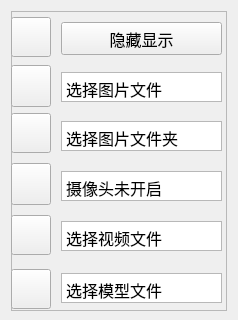
         <widget class="QWidget" name="Sidebar" native="true">
          <property name="styleSheet">
           <string notr="true"/>
          </property>
          <layout class="QVBoxLayout" name="verticalLayout_3" stretch="0">
           <property name="sizeConstraint">
            <enum>QLayout::SetDefaultConstraint</enum>
           </property>
           <property name="bottomMargin">
            <number>9</number>
           </property>
           <item>
            <widget class="QFrame" name="frame">
             <property name="minimumSize">
              <size>
               <width>216</width>
               <height>300</height>
              </size>
             </property>
             <property name="frameShape">
              <enum>QFrame::StyledPanel</enum>
             </property>
             <property name="frameShadow">
              <enum>QFrame::Raised</enum>
             </property>
             <widget class="QToolButton" name="toolButton_camera">
              <property name="geometry">
               <rect>
                <x>0</x>
                <y>152</y>
                <width>40</width>
                <height>42</height>
               </rect>
              </property>
              <property name="minimumSize">
               <size>
                <width>40</width>
                <height>40</height>
               </size>
              </property>
              <property name="maximumSize">
               <size>
                <width>45</width>
                <height>45</height>
               </size>
              </property>
              <property name="cursor">
               <cursorShape>PointingHandCursor</cursorShape>
              </property>
              <property name="toolTip">
               <string>开启摄像头</string>
              </property>
              <property name="autoFillBackground">
               <bool>false</bool>
              </property>
              <property name="text">
               <string/>
              </property>
              <property name="icon">
               <iconset resource="RecSystem.qrc">
                <normaloff>:/images/icons/g1.png</normaloff>:/images/icons/g1.png</iconset>
              </property>
              <property name="iconSize">
               <size>
                <width>50</width>
                <height>39</height>
               </size>
              </property>
              <property name="popupMode">
               <enum>QToolButton::DelayedPopup</enum>
              </property>
              <property name="toolButtonStyle">
               <enum>Qt::ToolButtonTextUnderIcon</enum>
              </property>
              <property name="autoRaise">
               <bool>false</bool>
              </property>
              <property name="arrowType">
               <enum>Qt::NoArrow</enum>
              </property>
             </widget>
             <widget class="QTextEdit" name="textEdit_camera">
              <property name="geometry">
               <rect>
                <x>50</x>
                <y>160</y>
                <width>161</width>
                <height>30</height>
               </rect>
              </property>
              <property name="sizePolicy">
               <sizepolicy hsizetype="Fixed" vsizetype="Fixed">
                <horstretch>0</horstretch>
                <verstretch>0</verstretch>
               </sizepolicy>
              </property>
              <property name="minimumSize">
               <size>
                <width>150</width>
                <height>30</height>
               </size>
              </property>
              <property name="maximumSize">
               <size>
                <width>280</width>
                <height>40</height>
               </size>
              </property>
              <property name="font">
               <font>
                <family>12pt 华为仿宋</family>
                <pointsize>12</pointsize>
                <italic>false</italic>
                <bold>false</bold>
               </font>
              </property>
              <property name="verticalScrollBarPolicy">
               <enum>Qt::ScrollBarAlwaysOff</enum>
              </property>
              <property name="horizontalScrollBarPolicy">
               <enum>Qt::ScrollBarAsNeeded</enum>
              </property>
              <property name="lineWrapMode">
               <enum>QTextEdit::NoWrap</enum>
              </property>
              <property name="readOnly">
               <bool>true</bool>
              </property>
              <property name="html">
               <string>&lt;!DOCTYPE HTML PUBLIC &quot;-//W3C//DTD HTML 4.0//EN&quot; &quot;http://www.w3.org/TR/REC-html40/strict.dtd&quot;&gt;
&lt;html&gt;&lt;head&gt;&lt;meta name=&quot;qrichtext&quot; content=&quot;1&quot; /&gt;&lt;meta charset=&quot;utf-8&quot; /&gt;&lt;style type=&quot;text/css&quot;&gt;
p, li { white-space: pre-wrap; }
hr { height: 1px; border-width: 0; }
li.unchecked::marker { content: &quot;\2610&quot;; }
li.checked::marker { content: &quot;\2612&quot;; }
&lt;/style&gt;&lt;/head&gt;&lt;body style=&quot; font-family:'12pt 华为仿宋'; font-size:12pt; font-weight:400; font-style:normal;&quot;&gt;
&lt;p style=&quot; margin-top:0px; margin-bottom:0px; margin-left:0px; margin-right:0px; -qt-block-indent:0; text-indent:0px;&quot;&gt;&lt;span style=&quot; font-family:'Adobe Devanagari';&quot;&gt;摄像头未开启&lt;/span&gt;&lt;/p&gt;&lt;/body&gt;&lt;/html&gt;</string>
              </property>
             </widget>
             <widget class="QToolButton" name="toolButton_file">
              <property name="geometry">
               <rect>
                <x>0</x>
                <y>54</y>
                <width>40</width>
                <height>42</height>
               </rect>
              </property>
              <property name="minimumSize">
               <size>
                <width>40</width>
                <height>40</height>
               </size>
              </property>
              <property name="maximumSize">
               <size>
                <width>45</width>
                <height>45</height>
               </size>
              </property>
              <property name="cursor">
               <cursorShape>PointingHandCursor</cursorShape>
              </property>
              <property name="toolTip">
               <string>选择图片</string>
              </property>
              <property name="autoFillBackground">
               <bool>false</bool>
              </property>
              <property name="text">
               <string/>
              </property>
              <property name="icon">
               <iconset resource="RecSystem.qrc">
                <normaloff>:/images/icons/recovery.png</normaloff>:/images/icons/recovery.png</iconset>
              </property>
              <property name="iconSize">
               <size>
                <width>50</width>
                <height>40</height>
               </size>
              </property>
              <property name="popupMode">
               <enum>QToolButton::DelayedPopup</enum>
              </property>
              <property name="toolButtonStyle">
               <enum>Qt::ToolButtonTextUnderIcon</enum>
              </property>
              <property name="autoRaise">
               <bool>false</bool>
              </property>
              <property name="arrowType">
               <enum>Qt::NoArrow</enum>
              </property>
             </widget>
             <widget class="QTextEdit" name="textEdit_image">
              <property name="geometry">
               <rect>
                <x>50</x>
                <y>61</y>
                <width>161</width>
                <height>30</height>
               </rect>
              </property>
              <property name="sizePolicy">
               <sizepolicy hsizetype="Fixed" vsizetype="Fixed">
                <horstretch>0</horstretch>
                <verstretch>0</verstretch>
               </sizepolicy>
              </property>
              <property name="minimumSize">
               <size>
                <width>150</width>
                <height>30</height>
               </size>
              </property>
              <property name="maximumSize">
               <size>
                <width>280</width>
                <height>40</height>
               </size>
              </property>
              <property name="font">
               <font>
                <family>12pt 华为仿宋</family>
                <pointsize>12</pointsize>
                <italic>false</italic>
                <bold>false</bold>
               </font>
              </property>
              <property name="layoutDirection">
               <enum>Qt::LeftToRight</enum>
              </property>
              <property name="verticalScrollBarPolicy">
               <enum>Qt::ScrollBarAlwaysOff</enum>
              </property>
              <property name="horizontalScrollBarPolicy">
               <enum>Qt::ScrollBarAsNeeded</enum>
              </property>
              <property name="lineWrapMode">
               <enum>QTextEdit::NoWrap</enum>
              </property>
              <property name="readOnly">
               <bool>true</bool>
              </property>
              <property name="html">
               <string>&lt;!DOCTYPE HTML PUBLIC &quot;-//W3C//DTD HTML 4.0//EN&quot; &quot;http://www.w3.org/TR/REC-html40/strict.dtd&quot;&gt;
&lt;html&gt;&lt;head&gt;&lt;meta name=&quot;qrichtext&quot; content=&quot;1&quot; /&gt;&lt;meta charset=&quot;utf-8&quot; /&gt;&lt;style type=&quot;text/css&quot;&gt;
p, li { white-space: pre-wrap; }
hr { height: 1px; border-width: 0; }
li.unchecked::marker { content: &quot;\2610&quot;; }
li.checked::marker { content: &quot;\2612&quot;; }
&lt;/style&gt;&lt;/head&gt;&lt;body style=&quot; font-family:'12pt 华为仿宋'; font-size:12pt; font-weight:400; font-style:normal;&quot;&gt;
&lt;p style=&quot; margin-top:0px; margin-bottom:0px; margin-left:0px; margin-right:0px; -qt-block-indent:0; text-indent:0px;&quot;&gt;&lt;span style=&quot; font-family:'Adobe Devanagari';&quot;&gt;选择图片文件&lt;/span&gt;&lt;/p&gt;&lt;/body&gt;&lt;/html&gt;</string>
              </property>
             </widget>
             <widget class="QToolButton" name="toolButton_model">
              <property name="geometry">
               <rect>
                <x>0</x>
                <y>258</y>
                <width>40</width>
                <height>40</height>
               </rect>
              </property>
              <property name="minimumSize">
               <size>
                <width>40</width>
                <height>40</height>
               </size>
              </property>
              <property name="maximumSize">
               <size>
                <width>45</width>
                <height>45</height>
               </size>
              </property>
              <property name="cursor">
               <cursorShape>PointingHandCursor</cursorShape>
              </property>
              <property name="toolTip">
               <string>使用默认模型</string>
              </property>
              <property name="autoFillBackground">
               <bool>false</bool>
              </property>
              <property name="text">
               <string/>
              </property>
              <property name="icon">
               <iconset resource="RecSystem.qrc">
                <normaloff>:/images/icons/model.png</normaloff>:/images/icons/model.png</iconset>
              </property>
              <property name="iconSize">
               <size>
                <width>40</width>
                <height>39</height>
               </size>
              </property>
              <property name="popupMode">
               <enum>QToolButton::DelayedPopup</enum>
              </property>
              <property name="toolButtonStyle">
               <enum>Qt::ToolButtonTextUnderIcon</enum>
              </property>
              <property name="autoRaise">
               <bool>false</bool>
              </property>
              <property name="arrowType">
               <enum>Qt::NoArrow</enum>
              </property>
             </widget>
             <widget class="QTextEdit" name="textEdit_model">
              <property name="geometry">
               <rect>
                <x>50</x>
                <y>262</y>
                <width>161</width>
                <height>30</height>
               </rect>
              </property>
              <property name="sizePolicy">
               <sizepolicy hsizetype="Fixed" vsizetype="Fixed">
                <horstretch>0</horstretch>
                <verstretch>0</verstretch>
               </sizepolicy>
              </property>
              <property name="minimumSize">
               <size>
                <width>150</width>
                <height>30</height>
               </size>
              </property>
              <property name="maximumSize">
               <size>
                <width>280</width>
                <height>40</height>
               </size>
              </property>
              <property name="font">
               <font>
                <family>12pt 华为仿宋</family>
                <pointsize>12</pointsize>
                <italic>false</italic>
                <bold>false</bold>
               </font>
              </property>
              <property name="verticalScrollBarPolicy">
               <enum>Qt::ScrollBarAlwaysOff</enum>
              </property>
              <property name="horizontalScrollBarPolicy">
               <enum>Qt::ScrollBarAsNeeded</enum>
              </property>
              <property name="lineWrapMode">
               <enum>QTextEdit::NoWrap</enum>
              </property>
              <property name="readOnly">
               <bool>true</bool>
              </property>
              <property name="html">
               <string>&lt;!DOCTYPE HTML PUBLIC &quot;-//W3C//DTD HTML 4.0//EN&quot; &quot;http://www.w3.org/TR/REC-html40/strict.dtd&quot;&gt;
&lt;html&gt;&lt;head&gt;&lt;meta name=&quot;qrichtext&quot; content=&quot;1&quot; /&gt;&lt;meta charset=&quot;utf-8&quot; /&gt;&lt;style type=&quot;text/css&quot;&gt;
p, li { white-space: pre-wrap; }
hr { height: 1px; border-width: 0; }
li.unchecked::marker { content: &quot;\2610&quot;; }
li.checked::marker { content: &quot;\2612&quot;; }
&lt;/style&gt;&lt;/head&gt;&lt;body style=&quot; font-family:'12pt 华为仿宋'; font-size:12pt; font-weight:400; font-style:normal;&quot;&gt;
&lt;p style=&quot; margin-top:0px; margin-bottom:0px; margin-left:0px; margin-right:0px; -qt-block-indent:0; text-indent:0px;&quot;&gt;&lt;span style=&quot; font-family:'Adobe Devanagari';&quot;&gt;选择模型文件&lt;/span&gt;&lt;/p&gt;&lt;/body&gt;&lt;/html&gt;</string>
              </property>
             </widget>
             <widget class="QToolButton" name="toolButton_folder">
              <property name="geometry">
               <rect>
                <x>0</x>
                <y>102</y>
                <width>40</width>
                <height>40</height>
               </rect>
              </property>
              <property name="minimumSize">
               <size>
                <width>40</width>
                <height>40</height>
               </size>
              </property>
              <property name="maximumSize">
               <size>
                <width>45</width>
                <height>45</height>
               </size>
              </property>
              <property name="cursor">
               <cursorShape>PointingHandCursor</cursorShape>
              </property>
              <property name="toolTip">
               <string>选择图片文件夹</string>
              </property>
              <property name="autoFillBackground">
               <bool>false</bool>
              </property>
              <property name="text">
               <string/>
              </property>
              <property name="icon">
               <iconset resource="RecSystem.qrc">
                <normaloff>:/images/icons/folder.png</normaloff>:/images/icons/folder.png</iconset>
              </property>
              <property name="iconSize">
               <size>
                <width>50</width>
                <height>39</height>
               </size>
              </property>
              <property name="popupMode">
               <enum>QToolButton::DelayedPopup</enum>
              </property>
              <property name="toolButtonStyle">
               <enum>Qt::ToolButtonTextUnderIcon</enum>
              </property>
              <property name="autoRaise">
               <bool>false</bool>
              </property>
              <property name="arrowType">
               <enum>Qt::NoArrow</enum>
              </property>
             </widget>
             <widget class="QTextEdit" name="textEdit_imgFolder">
              <property name="geometry">
               <rect>
                <x>50</x>
                <y>110</y>
                <width>161</width>
                <height>30</height>
               </rect>
              </property>
              <property name="sizePolicy">
               <sizepolicy hsizetype="Fixed" vsizetype="Fixed">
                <horstretch>0</horstretch>
                <verstretch>0</verstretch>
               </sizepolicy>
              </property>
              <property name="minimumSize">
               <size>
                <width>150</width>
                <height>30</height>
               </size>
              </property>
              <property name="maximumSize">
               <size>
                <width>280</width>
                <height>40</height>
               </size>
              </property>
              <property name="font">
               <font>
                <family>12pt 华为仿宋</family>
                <pointsize>12</pointsize>
                <italic>false</italic>
                <bold>false</bold>
               </font>
              </property>
              <property name="layoutDirection">
               <enum>Qt::LeftToRight</enum>
              </property>
              <property name="verticalScrollBarPolicy">
               <enum>Qt::ScrollBarAlwaysOff</enum>
              </property>
              <property name="horizontalScrollBarPolicy">
               <enum>Qt::ScrollBarAsNeeded</enum>
              </property>
              <property name="lineWrapMode">
               <enum>QTextEdit::NoWrap</enum>
              </property>
              <property name="readOnly">
               <bool>true</bool>
              </property>
              <property name="html">
               <string>&lt;!DOCTYPE HTML PUBLIC &quot;-//W3C//DTD HTML 4.0//EN&quot; &quot;http://www.w3.org/TR/REC-html40/strict.dtd&quot;&gt;
&lt;html&gt;&lt;head&gt;&lt;meta name=&quot;qrichtext&quot; content=&quot;1&quot; /&gt;&lt;meta charset=&quot;utf-8&quot; /&gt;&lt;style type=&quot;text/css&quot;&gt;
p, li { white-space: pre-wrap; }
hr { height: 1px; border-width: 0; }
li.unchecked::marker { content: &quot;\2610&quot;; }
li.checked::marker { content: &quot;\2612&quot;; }
&lt;/style&gt;&lt;/head&gt;&lt;body style=&quot; font-family:'12pt 华为仿宋'; font-size:12pt; font-weight:400; font-style:normal;&quot;&gt;
&lt;p style=&quot; margin-top:0px; margin-bottom:0px; margin-left:0px; margin-right:0px; -qt-block-indent:0; text-indent:0px;&quot;&gt;&lt;span style=&quot; font-family:'Adobe Devanagari';&quot;&gt;选择图片文件夹&lt;/span&gt;&lt;/p&gt;&lt;/body&gt;&lt;/html&gt;</string>
              </property>
             </widget>
             <widget class="QToolButton" name="toolButton_video">
              <property name="geometry">
               <rect>
                <x>0</x>
                <y>204</y>
                <width>40</width>
                <height>40</height>
               </rect>
              </property>
              <property name="minimumSize">
               <size>
                <width>40</width>
                <height>40</height>
               </size>
              </property>
              <property name="maximumSize">
               <size>
                <width>45</width>
                <height>45</height>
               </size>
              </property>
              <property name="cursor">
               <cursorShape>PointingHandCursor</cursorShape>
              </property>
              <property name="toolTip">
               <string>选择视频</string>
              </property>
              <property name="autoFillBackground">
               <bool>false</bool>
              </property>
              <property name="text">
               <string/>
              </property>
              <property name="icon">
               <iconset resource="RecSystem.qrc">
                <normaloff>:/images/icons/video.png</normaloff>:/images/icons/video.png</iconset>
              </property>
              <property name="iconSize">
               <size>
                <width>40</width>
                <height>40</height>
               </size>
              </property>
              <property name="popupMode">
               <enum>QToolButton::DelayedPopup</enum>
              </property>
              <property name="toolButtonStyle">
               <enum>Qt::ToolButtonTextUnderIcon</enum>
              </property>
              <property name="autoRaise">
               <bool>false</bool>
              </property>
              <property name="arrowType">
               <enum>Qt::NoArrow</enum>
              </property>
             </widget>
             <widget class="QTextEdit" name="textEdit_video">
              <property name="geometry">
               <rect>
                <x>50</x>
                <y>210</y>
                <width>161</width>
                <height>30</height>
               </rect>
              </property>
              <property name="sizePolicy">
               <sizepolicy hsizetype="Fixed" vsizetype="Fixed">
                <horstretch>0</horstretch>
                <verstretch>0</verstretch>
               </sizepolicy>
              </property>
              <property name="minimumSize">
               <size>
                <width>150</width>
                <height>30</height>
               </size>
              </property>
              <property name="maximumSize">
               <size>
                <width>280</width>
                <height>40</height>
               </size>
              </property>
              <property name="font">
               <font>
                <family>12pt 华为仿宋</family>
                <pointsize>12</pointsize>
                <italic>false</italic>
                <bold>false</bold>
               </font>
              </property>
              <property name="layoutDirection">
               <enum>Qt::LeftToRight</enum>
              </property>
              <property name="verticalScrollBarPolicy">
               <enum>Qt::ScrollBarAlwaysOff</enum>
              </property>
              <property name="horizontalScrollBarPolicy">
               <enum>Qt::ScrollBarAsNeeded</enum>
              </property>
              <property name="lineWrapMode">
               <enum>QTextEdit::NoWrap</enum>
              </property>
              <property name="readOnly">
               <bool>true</bool>
              </property>
              <property name="html">
               <string>&lt;!DOCTYPE HTML PUBLIC &quot;-//W3C//DTD HTML 4.0//EN&quot; &quot;http://www.w3.org/TR/REC-html40/strict.dtd&quot;&gt;
&lt;html&gt;&lt;head&gt;&lt;meta name=&quot;qrichtext&quot; content=&quot;1&quot; /&gt;&lt;meta charset=&quot;utf-8&quot; /&gt;&lt;style type=&quot;text/css&quot;&gt;
p, li { white-space: pre-wrap; }
hr { height: 1px; border-width: 0; }
li.unchecked::marker { content: &quot;\2610&quot;; }
li.checked::marker { content: &quot;\2612&quot;; }
&lt;/style&gt;&lt;/head&gt;&lt;body style=&quot; font-family:'12pt 华为仿宋'; font-size:12pt; font-weight:400; font-style:normal;&quot;&gt;
&lt;p style=&quot; margin-top:0px; margin-bottom:0px; margin-left:0px; margin-right:0px; -qt-block-indent:0; text-indent:0px;&quot;&gt;&lt;span style=&quot; font-family:'Adobe Devanagari';&quot;&gt;选择视频文件&lt;/span&gt;&lt;/p&gt;&lt;/body&gt;&lt;/html&gt;</string>
              </property>
             </widget>
             <widget class="QToolButton" name="loginTitle">
              <property name="geometry">
               <rect>
                <x>-2</x>
                <y>670</y>
                <width>45</width>
                <height>45</height>
               </rect>
              </property>
              <property name="minimumSize">
               <size>
                <width>45</width>
                <height>45</height>
               </size>
              </property>
              <property name="maximumSize">
               <size>
                <width>45</width>
                <height>45</height>
               </size>
              </property>
              <property name="cursor">
               <cursorShape>PointingHandCursor</cursorShape>
              </property>
              <property name="toolTip">
               <string>登录信息</string>
              </property>
              <property name="autoFillBackground">
               <bool>false</bool>
              </property>
              <property name="styleSheet">
               <string notr="true">QToolButton{
	border-image: url(:/login/icons/user.png);
	background-color: transparent;
	border-radius:5px;
	border:3px;
}

QToolButton::hover{
     border:2px;
}

QToolButton::pressed{
     border:1px;
}</string>
              </property>
              <property name="text">
               <string/>
              </property>
              <property name="iconSize">
               <size>
                <width>40</width>
                <height>40</height>
               </size>
              </property>
              <property name="popupMode">
               <enum>QToolButton::MenuButtonPopup</enum>
              </property>
              <property name="toolButtonStyle">
               <enum>Qt::ToolButtonTextUnderIcon</enum>
              </property>
              <property name="autoRaise">
               <bool>false</bool>
              </property>
              <property name="arrowType">
               <enum>Qt::NoArrow</enum>
              </property>
             </widget>
             <widget class="QToolButton" name="toolButton_menu">
              <property name="geometry">
               <rect>
                <x>0</x>
                <y>6</y>
                <width>40</width>
                <height>40</height>
               </rect>
              </property>
              <property name="minimumSize">
               <size>
                <width>40</width>
                <height>40</height>
               </size>
              </property>
              <property name="maximumSize">
               <size>
                <width>45</width>
                <height>45</height>
               </size>
              </property>
              <property name="cursor">
               <cursorShape>PointingHandCursor</cursorShape>
              </property>
              <property name="toolTip">
               <string>弹出显示</string>
              </property>
              <property name="autoFillBackground">
               <bool>false</bool>
              </property>
              <property name="text">
               <string/>
              </property>
              <property name="icon">
               <iconset resource="RecSystem.qrc">
                <normaloff>:/images/icons/burger-menu.png</normaloff>:/images/icons/burger-menu.png</iconset>
              </property>
              <property name="iconSize">
               <size>
                <width>50</width>
                <height>39</height>
               </size>
              </property>
              <property name="popupMode">
               <enum>QToolButton::DelayedPopup</enum>
              </property>
              <property name="toolButtonStyle">
               <enum>Qt::ToolButtonTextUnderIcon</enum>
              </property>
              <property name="autoRaise">
               <bool>false</bool>
              </property>
              <property name="arrowType">
               <enum>Qt::NoArrow</enum>
              </property>
             </widget>
             <widget class="QPushButton" name="pushButton_hide">
              <property name="geometry">
               <rect>
                <x>50</x>
                <y>11</y>
                <width>161</width>
                <height>33</height>
               </rect>
              </property>
              <property name="minimumSize">
               <size>
                <width>150</width>
                <height>30</height>
               </size>
              </property>
              <property name="maximumSize">
               <size>
                <width>280</width>
                <height>40</height>
               </size>
              </property>
              <property name="font">
               <font>
                <family>12pt 华为仿宋</family>
                <pointsize>12</pointsize>
                <italic>false</italic>
                <bold>false</bold>
               </font>
              </property>
              <property name="cursor">
               <cursorShape>PointingHandCursor</cursorShape>
              </property>
              <property name="text">
               <string>隐藏显示</string>
              </property>
             </widget>
            </widget>
           </item>
          </layout>
         </widget>
